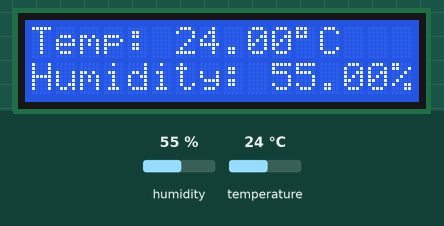
This sketch was run on a simulated Arduino Uno, built with avr-gcc and run on an emulated ATmega328P. Parts: 16×2 character LCD. Inputs (shaded band) come from the test bench; at power-on: humidity 55 %, temperature 24 °C. What the sketch prints to the serial monitor is not drawn.

Above: at 1.2 s.
1.3 s: humidity set to 22 %
At 2.8 s:
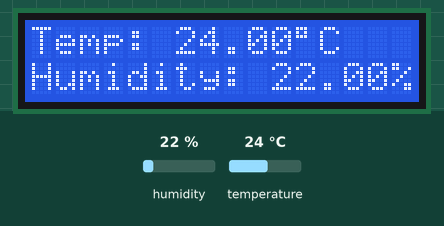
3.6 s: temperature set to 12 °C
At 5.3 s:
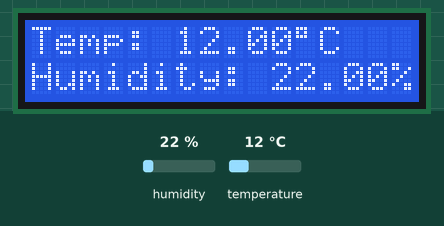
5.7 s: humidity set to 40 %
At 6.6 s:
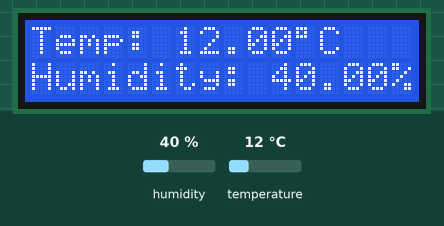
7.7 s: temperature set to 19 °C
At 9.0 s:
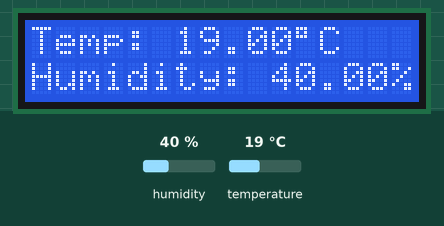
Timing chart, 0 to 10.7 s (numbered marks = the images above; inputs shaded):
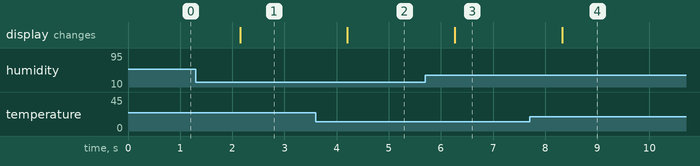

Measured:
- after the input at 1.3 s, the display: changes after 0.85 s (image 1)
- after the input at 3.6 s, the display: changes after 0.61 s (image 2)
- after the input at 5.7 s, the display: changes after 0.57 s (image 3)
- after the input at 7.7 s, the display: changes after 0.62 s (image 4)

The sketch:

sensor_output_on_lcd_test.ino
```cpp
#include <dht.h>
#include <LiquidCrystal.h>

LiquidCrystal lcd(7, 8, 9, 10, 11, 12);

dht DHT;

#define DHT11_PIN 4

void setup(){
  Serial.begin(9600);
  lcd.begin(16, 2);
}

void loop(){
  int chk = DHT.read11(DHT11_PIN);
  Serial.print("Temperature = ");
  Serial.println(DHT.temperature);
  Serial.print("Humidity = ");
  Serial.println(DHT.humidity);
  lcd.setCursor(0,0);
  lcd.print("Temp: ");
  lcd.print(DHT.temperature);
  lcd.print((char)223);
  lcd.print("C");
  lcd.setCursor(0,1);
  lcd.print("Humidity: ");
  lcd.print(DHT.humidity);
  lcd.print("%");
  delay(1000);
}
```
